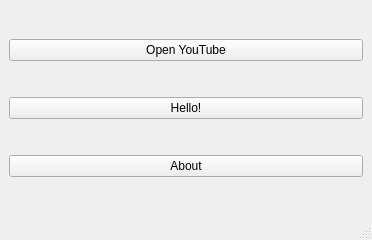
<?xml version="1.0" encoding="UTF-8"?>
<ui version="4.0">
 <class>MainWindow</class>
 <widget class="QMainWindow" name="MainWindow">
  <property name="geometry">
   <rect>
    <x>0</x>
    <y>0</y>
    <width>372</width>
    <height>240</height>
   </rect>
  </property>
  <property name="windowTitle">
   <string>MainWindow</string>
  </property>
  <widget class="QWidget" name="centralwidget">
   <layout class="QVBoxLayout" name="verticalLayout">
    <item>
     <widget class="QPushButton" name="cmdYouTube">
      <property name="text">
       <string>Open YouTube</string>
      </property>
      <property name="icon">
       <iconset resource="CMakeWidgetProject-res.qrc">
        <normaloff>:/icons/icons8-play_button.png</normaloff>:/icons/icons8-play_button.png</iconset>
      </property>
      <property name="iconSize">
       <size>
        <width>32</width>
        <height>32</height>
       </size>
      </property>
     </widget>
    </item>
    <item>
     <widget class="QPushButton" name="cmdHello">
      <property name="text">
       <string>Hello!</string>
      </property>
      <property name="icon">
       <iconset resource="CMakeWidgetProject-res.qrc">
        <normaloff>:/icons/icons8-voice.png</normaloff>:/icons/icons8-voice.png</iconset>
      </property>
      <property name="iconSize">
       <size>
        <width>32</width>
        <height>32</height>
       </size>
      </property>
     </widget>
    </item>
    <item>
     <widget class="QPushButton" name="cmdAbout">
      <property name="text">
       <string>About</string>
      </property>
      <property name="icon">
       <iconset resource="CMakeWidgetProject-res.qrc">
        <normaloff>:/icons/icons8-about.png</normaloff>:/icons/icons8-about.png</iconset>
      </property>
      <property name="iconSize">
       <size>
        <width>32</width>
        <height>32</height>
       </size>
      </property>
     </widget>
    </item>
   </layout>
  </widget>
  <widget class="QMenuBar" name="menubar">
   <property name="geometry">
    <rect>
     <x>0</x>
     <y>0</y>
     <width>372</width>
     <height>22</height>
    </rect>
   </property>
  </widget>
  <widget class="QStatusBar" name="statusbar"/>
 </widget>
 <resources>
  <include location="CMakeWidgetProject-res.qrc"/>
 </resources>
 <connections/>
</ui>
